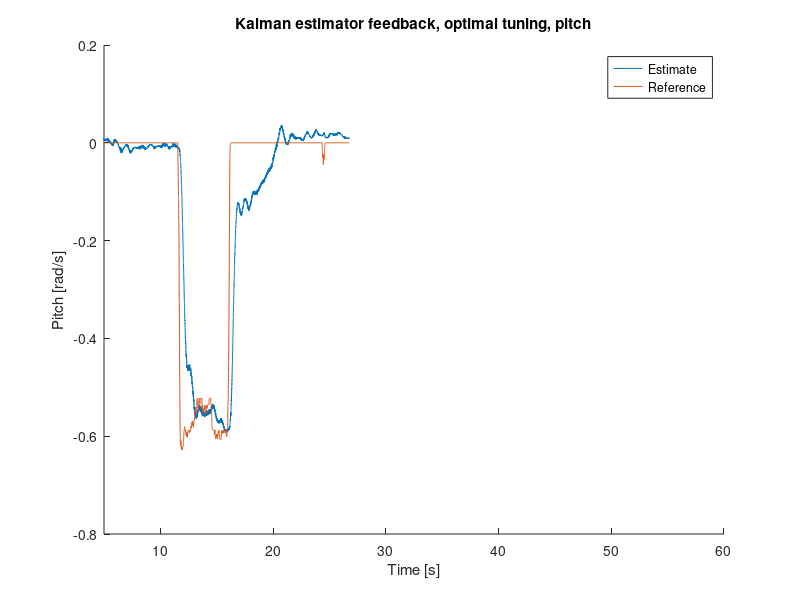

Here is the MATLAB script that generated this plot: (Note: this script raises an error after producing the figure.)
%% Just press f5 to run everything, and read the section that has something you need

% Press (ctrl+enter) to run the section your cursor is currently in ( Marked in yellow)
clear all
close all

%% Init one file
input = load('p4t5_kalman-feedback-optimal-tuning_p.mat');
plot_title = 'Kalman estimator feedback, optimal tuning, pitch';
file_name = 'p4t5_optimal-tuning_p';
xaxis = 'Time [s]';
yaxis = 'Pitch [rad/s]';

time = input.ans(1,:);
setpoint = input.ans(3,:);
values = input.ans(2,:);
%values2 = input.ans(2,:);

time_start = 5;
time_end = 60;


% figure; % Calling figure => Plot/write in a new window
hold on
title(plot_title);
plot(time, setpoint);
plot(time, values);
%plot(time, values2);
xlim([time_start time_end]);


% Set desctiptions on the axis
xlabel(xaxis);
ylabel(yaxis);

lgd = legend('Estimate', 'Reference');
lgd.Location = 'southeast';
%lgd.Position(1:2) = [.7 .02];

%% Init multiple files
figure
input1 = load('p4t4_testing-disable-new-data_P_est_11and22.mat');
input2 = load('p4t4_testing-disable-new-data_P_est_33and44.mat');
input3 = load('p4t4_testing-disable-new-data_P_est_55and66.mat');
%input4 = load('p1t3_pole-placement-a=-1-b=2-with-elev_pitch-measurement_v1.mat');
plot_title = 'Disabling "new data"-signal during flight, estimate variance';
file_name = 'p4t4_disable-new-data_P-matrix_2';
xaxis = 'Time [s]';
yaxis = '';

time1 = input1.ans(1,:);
reference1 = input1.ans(2,:);
values1 = input1.ans(3,:);

time2 = input2.ans(1,:);
reference2 = input2.ans(2,:);
values2 = input2.ans(3,:);

time3 = input3.ans(1,:);
reference3 = input3.ans(2,:);
values3 = input3.ans(3,:);

%time4 = input4.ans(1,:);
%reference4 = input4.ans(2,:);
%values3 = input3.ans(2,:);

time_start = 10;
time_end = 30;


% figure; % Calling figure => Plot/write in a new window
hold on
title(plot_title);

plot(time1, reference1);
plot(time1, values1);
plot(time2, reference2);
plot(time2, values2);
% plot(time3, reference3);
% plot(time3, values3);
%plot(time4, reference4);
% plot(time4, values4);
xlim([time_start time_end]);


% Set desctiptions on the axis
xlabel(xaxis);
ylabel(yaxis);

lg = legend('P_{11}', 'P_{22}', 'P_{33}', 'P_{44}', 'P_{55}', 'P_{66}');

%% Plot multiple plots in same figure
figure
input1 = load('p4t4_testing-disable-new-data_P_est_11and22.mat');
input2 = load('p4t4_testing-disable-new-data_P_est_33and44.mat');
input2 = load('p4t4_testing-disable-new-data_P_est_55and66.mat');
%input3 = load('p3t1_acc-and-enc-multiple-axis-transformed_travel.mat');
plot_title = 'Results with optimal tuning of L';
file_name = 'p3t4_conv-l-dot-corrected';

time1 = input1.ans(1,:);
reference1 = input1.ans(2,:);
values1 = input1.ans(3,:);

%reference1 = cumtrapz(time1, reference1);
%values1 = cumtrapz(time1, values1);

time2 = input2.ans(1,:);
reference2 = input2.ans(2,:);
values2 = input2.ans(3,:);

%reference2 = cumtrapz(time2, reference2);
%values2 = cumtrapz(time2, values2);

time3 = input3.ans(1,:);
reference3 = input3.ans(2,:);
values3 = input3.ans(3,:);

time_start = 0;
time_end = time1(end);



hold on

subplot(3,1,1);
p1 = plot(time1, reference1);
%p1.legend('Encoder measurement');
title(plot_title);
xaxis = 'Time [s]';
yaxis = '';
%xlabel(xaxis);
ylabel(yaxis);
time_start = 0; 
time_end = time_end;  
xlim([time_start time_end]);


subplot(3,1,2);
p2 = plot(time2, values2, 'g', time2, reference2);
%p2.legend('Encoder measurement', 'IMU measurement');
xaxis = 'Time [s]';
yaxis = '';
%xlabel(xaxis);
ylabel(yaxis);
xlim([time_start time_end]);


subplot(3,1,3);
h(:,3) = plot(time3, reference3, time3, values3);
xaxis = 'Time [s]';
yaxis = '';
xlabel(xaxis);
ylabel(yaxis);
xlim([time_start time_end]);

lg = legend('IMU measurement', 'IMU measurement corrected', 'Encoder measurement');
lg.Position(1:2) = [.6 .02];


%% Plot a lot of figures together
figure
input1 = load('p4t5_optimal-tuning_p.mat');
input2 = load('p4t5_optimal-tuning_p_dot.mat');
input3 = load('p4t5_optimal-tuning_e.mat');
input4 = load('p4t5_optimal-tuning_e_dot.mat');
input5 = load('p4t5_optimal-tuning_l.mat');
input6 = load('p4t5_optimal-tuning_l_dot.mat');

plot_title = 'Kalman estimates';
file_name = 'p4t5_optimal-kalman-tuning';

time1 = input1.ans(1,:);
est1 = input1.ans(2,:);
enc1 = input1.ans(3,:);

time2 = input2.ans(1,:);
est2 = input2.ans(2,:);
enc2 = input2.ans(3,:);

time3 = input3.ans(1,:);
est3 = input3.ans(2,:);
enc3 = input3.ans(3,:);

time4 = input4.ans(1,:);
est4 = input4.ans(2,:);
enc4 = input4.ans(3,:);

time5 = input5.ans(1,:);
est5 = input5.ans(2,:);
enc5 = input5.ans(3,:);

time6 = input6.ans(1,:);
est6 = input6.ans(2,:);
enc6 = input6.ans(3,:);

time_start = 5;
time_end = 40;


hold on

subplot(3,2,1);
p1 = plot(time1, est1, time1, enc1);
%title(plot_title);
xaxis = 'Time [s]';
yaxis = 'Pitch [rad]';
xlabel(xaxis);
ylabel(yaxis);
xlim([time_start time_end]);


subplot(3,2,2);
p2 = plot(time2, est2, time2, enc2);
xaxis = 'Time [s]';
yaxis = 'Pitch rate [rad/s]';
xlabel(xaxis);
ylabel(yaxis);
xlim([time_start time_end]);
ylim([-1,1]);


subplot(3,2,3);
p3 = plot(time3, est3, time3, enc3);
xaxis = 'Time [s]';
yaxis = 'Elevation [rad]';
xlabel(xaxis);
ylabel(yaxis);
xlim([time_start time_end]);

subplot(3,2,4);
p4 = plot(time4, est4, time4, enc4);
xaxis = 'Time [s]';
yaxis = 'Elevation rate [rad/s]';
xlabel(xaxis);
ylabel(yaxis);
xlim([time_start time_end]);

subplot(3,2,5);
p5 = plot(time5, est5, time5, enc5);
xaxis = 'Time [s]';
yaxis = 'Travel [rad/s]';
xlabel(xaxis);
ylabel(yaxis);
xlim([time_start time_end]);

subplot(3,2,6);
p5 = plot(time6, est6, time6, enc6);
xaxis = 'Time [s]';
yaxis = 'Travel rate [rad/s]';
xlabel(xaxis);
ylabel(yaxis);
xlim([time_start time_end]);

lg = legend('Encoder measurement', 'Kalman estimate');
lg.Position(1:2) = [.6 .02];


%% Plot only part of plot
time_start = 55; 
time_end = 75;  
xlim([time_start time_end]);


%% Legend
% Legend must come after you call plot()
% GIves a name to the plotted lines
%   
lgd = legend('Flying helicopter', 'Stationary helicopter'); 
lgd.Location = 'southeast';
%legend('Measured value, Q = 20'); 
hold off

%% Save plot
% TO save the current plot use:
    % print( filename, '-d'+ filename )
    % Use epsc instad of eps to get colours
print(file_name, '-djpeg');
print(file_name, '-depsc');
